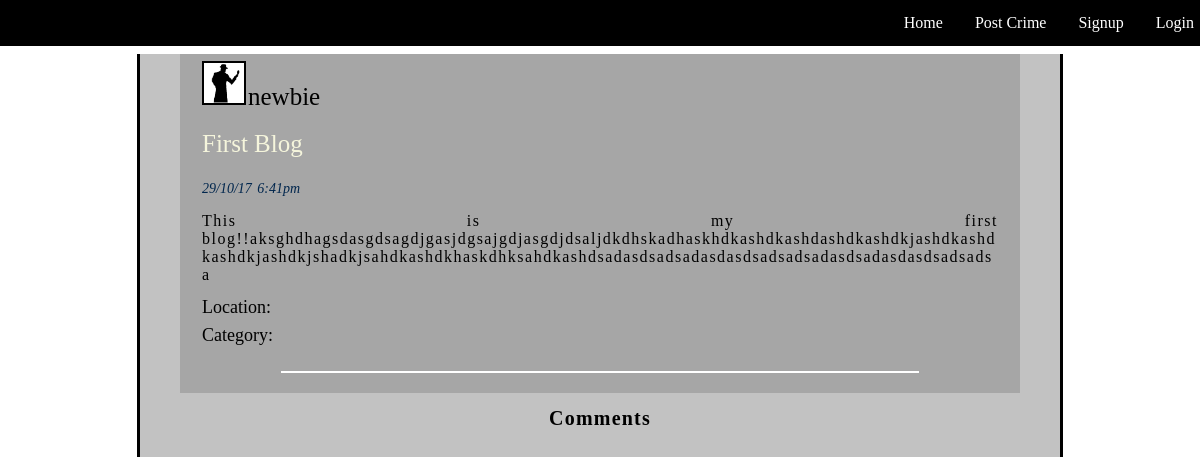
The app's page /Views/blog.php/?blog_id=1, older data.
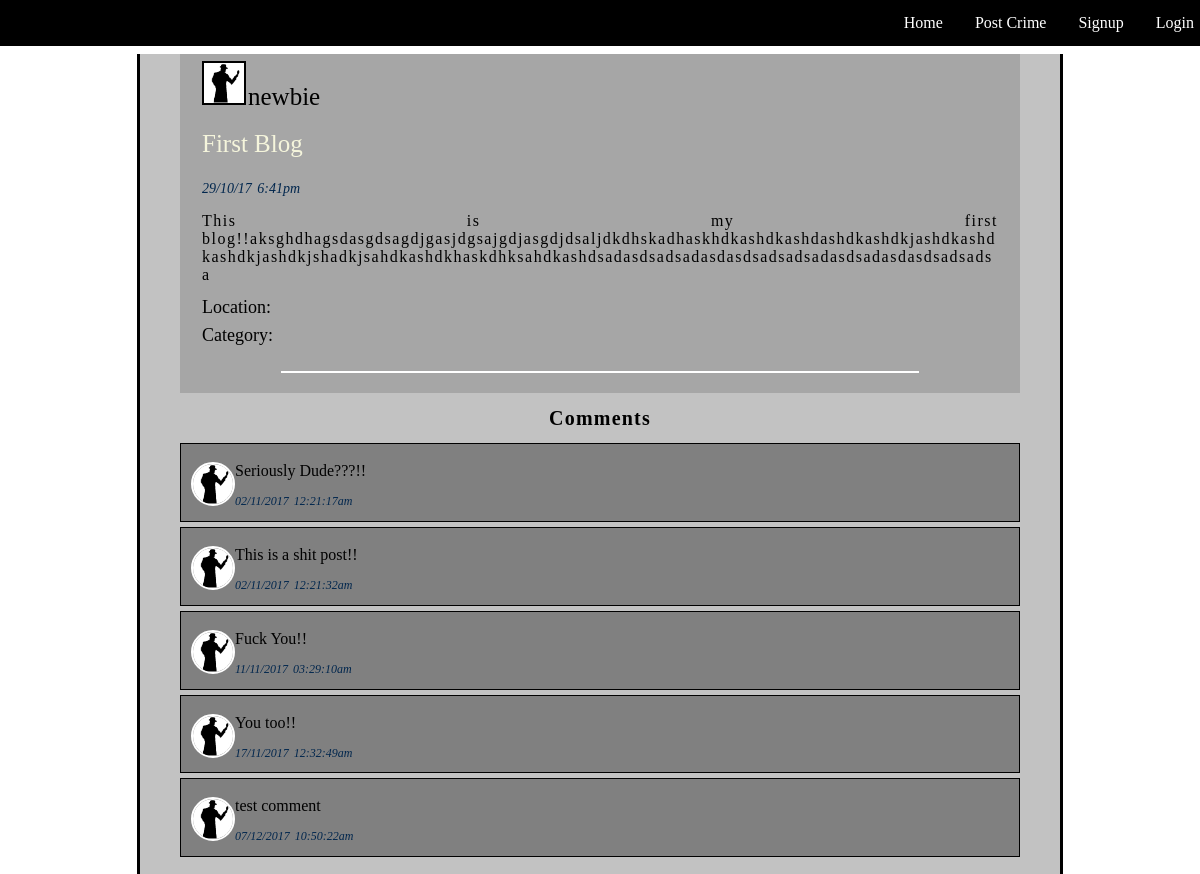
The same page, newer data.
### tables this page shows
CREATE TABLE `comments` (
  `comment_id` int(11) NOT NULL,
  `blog_id` int(11) DEFAULT NULL,
  `user_id` int(11) DEFAULT NULL,
  `body` text,
  `datetime` varchar(70) DEFAULT NULL,
  `del` tinyint(1) DEFAULT '0'
);

CREATE TABLE `users` (
  `user_id` int(11) NOT NULL,
  `fname` varchar(80) DEFAULT NULL,
  `lname` varchar(80) DEFAULT NULL,
  `age` int(11) DEFAULT NULL,
  `bdate` varchar(11) DEFAULT NULL,
  `username` varchar(120) DEFAULT NULL,
  `email` varchar(50) DEFAULT NULL,
  `password` varchar(100) DEFAULT NULL,
  `pro_pic` varchar(180) DEFAULT NULL,
  `gender` varchar(20) DEFAULT NULL,
  `role` int(11) DEFAULT NULL,
  `del` tinyint(1) DEFAULT '0'
);

### Models/Models.php (called while the page is built, shortened)
<?php
class Models{
    public $server;
    public $user;
    public $pass;
    public $db;
    protected $conn;
    function Models($server = "localhost:3306" , $user = "root" , $pass ="" , $db = "is_that_crime")
    {
        $this->server = $server;
        $this->user = $user;
        $this->pass = $pass;
        $this->db = $db;
    }
    private function openConnection()
    {
        $this->conn = new mysqli($this->server , $this->user , $this->pass , $this->db);
        if($this->conn->connect_error)
        {
            $this->errorMessage($this->conn->connect_error);
            return false;
        }
        else
            return true;
    }
    function executeQuery($query)
    {
        if($this->openConnection())
        {
            if($this->result = $this->conn->query($query))
            {
                if($this->result->num_rows > 0)
                {
                    return $this->result;
                }
                else
                {
                    return false;
                }
            }
            else
            {
                $this->errorMessage($this->conn->error);
                return false;
            }
        }
        else
        {
            $this->errorMessage($this->conn->error);
            return false;
        }
    }
}
?>

### Models/BlogModel.php (called while the page is built, shortened)
<?php
require_once("Models.php");
class BlogModel extends Models{
    function getBlog($id)
    {
        $blog = $this->executeQuery("select * from blogs where blog_id = $id and del = false");
        if($blog)
        {
            $blog = $blog->fetch_assoc();
            return $blog;
        }
        else
            return false;
    }
}
 ?>

### Controllers/BlogController.php (called while the page is built, shortened)
<?php
require(get_include_path()."\Projects\aiub project\Models\BlogModel.php");
class BlogController{
    private $blog;
    function BlogController()
    {
        $this->blog = new BlogModel();
    }
    function getBlog($id)
    {
        return $this->blog->getBlog($id);
    }
}
 ?>

### Controllers/CommentController.php (called while the page is built, shortened)
<?php
require(get_include_path()."\Projects\aiub project\Models\CommentModel.php");
class CommentController{
    private $comment = NULL;
    function CommentController()
    {
        $this->comment = new CommentModel();
    }
    function getCommentByBlog($id)
    {
        return $this->comment->getCommentsByBlog($id);
    }
}
 ?>

### Models/CommentModel.php (called while the page is built, shortened)
<?php
require_once("Models.php");
class CommentModel extends Models{
     function getCommentsByBlog($id)
     {
        $result = $this->executeQuery("select * from comments where blog_id = $id and del = false");
        if($result)
        {
            return $result;
        }
        else
            return false;
     }
}
 ?>

### Controllers/UserController.php (called while the page is built, shortened)
<?php
require_once(get_include_path()."\Projects\aiub project\Models\UserModel.php");
class UserController{
    private $user = NULL;
    function UserController()
    {
        $this->user = new UserModel();
    }
    function getProfilePicture($id)
    {
        return $this->user->getPP($id);
    }
}
 ?>

### Models/UserModel.php (called while the page is built, shortened)
<?php
require_once('Models.php');
class UserModel extends Models{
    function getPP($id)
    {
        $url = $this->executeQuery("select pro_pic from users where user_id = $id");
        $url = $url->fetch_assoc();
        $url = $url["pro_pic"];
        return $url;
    }
}
 ?>

### Views/blog.php (the view, shortened to what the changed rows need)
<html>
<head>
    <link rel="stylesheet" type="text/css" href="http://localhost:<?php echo  $_SERVER["SERVER_PORT"];?>/Projects/aiub%20project/css/navigation.css">
    <link rel="stylesheet" type="text/css" href="http://localhost:<?php echo  $_SERVER["SERVER_PORT"];?>/Projects/aiub%20project/css/blog_style.css">
    <link rel="stylesheet" type="text/css" href="http://localhost:<?php echo  $_SERVER["SERVER_PORT"];?>/Projects/aiub%20project/css/comment_style.css">
        <?php
            require(get_include_path()."\Projects\aiub project\Controllers\login_controller.php");
            require(get_include_path()."\Projects\aiub project\Controllers\UserController.php");
            require(get_include_path()."\Projects\aiub project\Controllers\CommentController.php");
            $login = new Login();
            $comment = new CommentController();
            $userId = $login->getUserid();
            require_once(get_include_path()."\Projects\aiub project\Controllers\BlogController.php");
            $blogControl = new BlogController();
         ?>
</head>
<body>
<div>
    <article>
        <div id = "blog-container">
            <?php
            if(isset($_GET["blog_id"]))
            {
                $id = $_GET["blog_id"];
                $blog = $blogControl->getBlog($id);
                $commentResult = $comment->getCommentByBlog($id);
                if($commentResult)
                {
                    while($row = $commentResult->fetch_assoc())
                    {
                        $commenter_pp = $user->getProfilePicture($row["user_id"]);
                        echo "<div class=\"comments\" id = {$row['comment_id']}>";
                        echo "<p><img id='pro_pic' src='$commenter_pp' onerror='return setDefaultPP(this)'/> {$row['body']}</p><p class =\"comment-datetime\">{$row["datetime"]}".checkRemovableComment($row['comment_id'] , $id , $userId)."</p>";
                        echo "</div>";
                    }
                }
            }
            else
            {
                echo "Do Not Mess Up The URL";
            }
         ?>
     </div>
    </article>
</div>
</body>
</html>
<?php
function checkRemovableComment($cmntid , $blogid , $uid)
{
    return "";
}
 ?>

Row changes from the older to the newer data that the page shows:
added comments: user.pro_pic (placeholder picture), body "Seriously Dude???!!", datetime "02/11/2017 12:21:17am"
added comments: user.pro_pic (placeholder picture), body "This is a shit post!!", datetime "02/11/2017 12:21:32am"
added comments: body "Fuck You!!", datetime "11/11/2017 03:29:10am"
added comments: user.pro_pic (placeholder picture), body "You too!!", datetime "17/11/2017 12:32:49am"
added comments: body "test comment", datetime "07/12/2017 10:50:22am"
